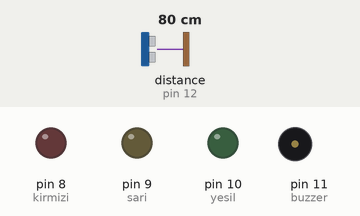
This sketch was run on a simulated Arduino Uno, built with avr-gcc and run on an emulated ATmega328P. Shown: output pins drawn as LEDs (lit = HIGH), buzzer (waves = sounding, pin HIGH). Wiring (inferred from the names in the program): ultrasonic range finder: trigger pin 13; echo pin 12. Dashed ring = blinking. The inputs (shaded band) are chosen by the test bench; at power-on: distance to the obstacle (sensor on pin 12) 80 cm. The echo pulse lasts 58.3 µs per cm; pins used as bus, display or sensor lines are not drawn.

Above: at 1.2 s.
1.3 s: distance to the obstacle (sensor on pin 12) set to 18 cm
2.8 s: distance to the obstacle (sensor on pin 12) set to 13 cm
At 3.2 s:
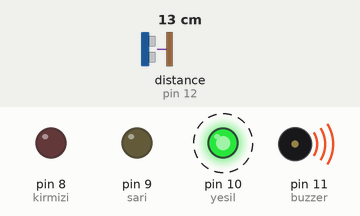
5.8 s: distance to the obstacle (sensor on pin 12) set to 9 cm
At 6.36 s:
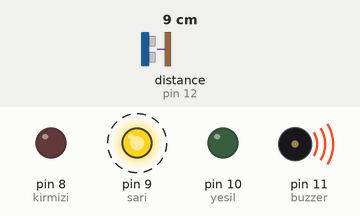
8.8 s: distance to the obstacle (sensor on pin 12) set to 7 cm
11.8 s: distance to the obstacle (sensor on pin 12) set to 4 cm
At 12.32 s:
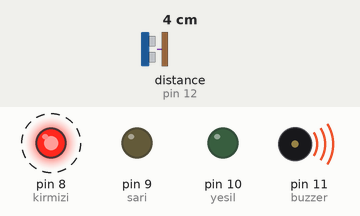
14.8 s: distance to the obstacle (sensor on pin 12) set to 35 cm
At 14.8 s:
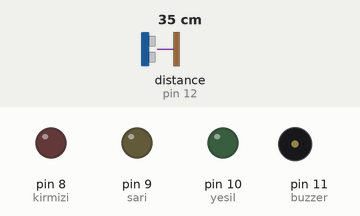
Timing chart, 0 to 17.3 s (numbered marks = the images above; inputs shaded):
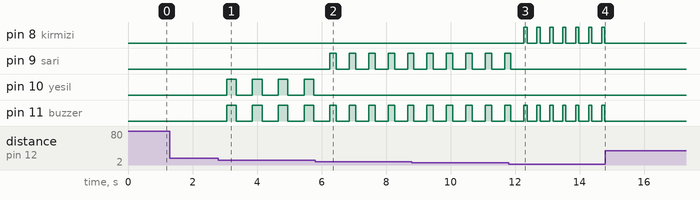

Measured:
- the behaviour switches between 16 and 15 cm on distance to the obstacle (sensor on pin 12) (found by bisection; images 0 and 1)
- the behaviour switches between 11 and 10 cm on distance to the obstacle (sensor on pin 12) (found by bisection; images 1 and 2)
- the behaviour switches between 6 and 5 cm on distance to the obstacle (sensor on pin 12) (found by bisection; images 2 and 3)
- after the input at 1.3 s, every drawn part: stays the same
- after the input at 2.8 s, pin 10 (yesil), pin 11 (buzzer): alternates HIGH for 0.30 s and LOW for 0.50 s, starting after 0.25 s
- after the input at 5.8 s, pin 9 (sari): alternates HIGH for 0.20 s and LOW for 0.40 s, starting after 0.46 s; pin 10 (yesil): stops changing and stays LOW
- after the input at 11.8 s, pin 8 (kirmizi): alternates HIGH for 0.10 s and LOW for 0.30 s, starting after 0.47 s; pin 9 (sari): goes on until 11.9 s, then stays LOW
- after the input at 14.8 s, pin 8 (kirmizi), pin 11 (buzzer): stops changing and stays LOW

The sketch:

LEDL__ve_BUZZERLI_PARK_SENS_R__KOD.ino
```cpp
#define echo 12
#define trig 13
#define kirmizi 8
#define sari 9
#define yesil 10
#define buzzer 11


void setup() {
 pinMode(13,OUTPUT);
 pinMode(12,INPUT);
 pinMode(11,OUTPUT);
 pinMode(8,OUTPUT);
 pinMode(9,OUTPUT);
 pinMode(10,OUTPUT);// put your setup code here, to run once:


}

void loop() {
  digitalWrite(trig,HIGH);// put your main code here, to run repeatedly:
  delayMicroseconds(2);
  digitalWrite(trig,LOW);

  float zaman = pulseIn(echo,HIGH);
  float cm = zaman/58.2;

  Serial.println(cm);
  delay(200);

  if (cm <= 15 && cm > 10){
    digitalWrite(yesil,HIGH);
    digitalWrite(buzzer,HIGH);
    delay(300);
    digitalWrite(yesil,LOW);
    digitalWrite(buzzer,LOW);
    delay(300);
  }

  else if (cm <= 10 && cm > 5){
  digitalWrite(sari,HIGH);
  digitalWrite(buzzer,HIGH);
  delay(200);
  digitalWrite(sari,LOW);
  digitalWrite(buzzer,LOW);
  delay(200);
  }
 else if (cm <= 5){
    digitalWrite(kirmizi,HIGH);
    digitalWrite(buzzer,HIGH);
    delay(100);
    digitalWrite(kirmizi,LOW);
    digitalWrite(buzzer,LOW);
    delay(100);
  }
}
```
